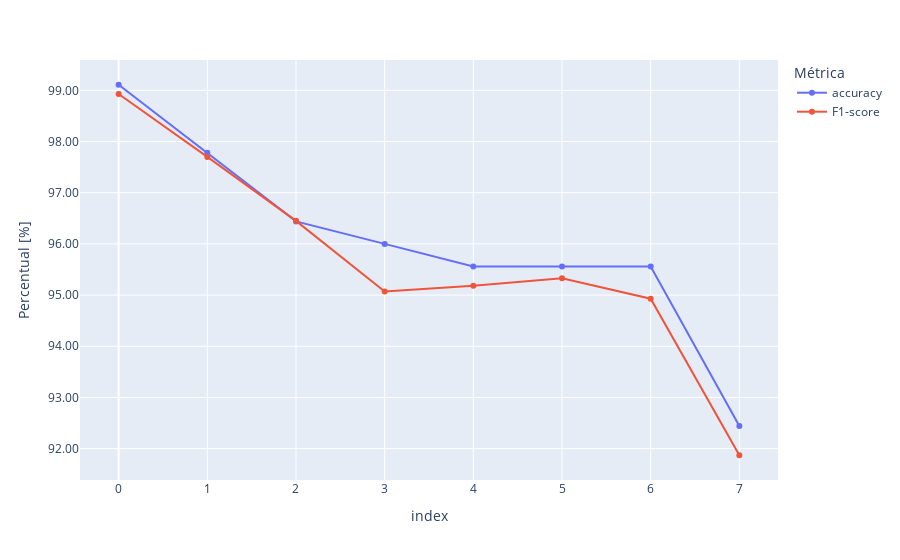

The notebook cell this image was saved under:
### Code cell
fig = px.line(df.sort_values(by="accuracy", ascending=False).reset_index().drop("index", axis=1), markers=True)
fig.update_layout(yaxis_title="Percentual [%]", legend_title="Métrica")
fig.update_layout(yaxis=dict(tickformat="0.2f"))

fig.show()

print(df)

print(hps)

### Figure 1 — Plotly figure (JSON) as saved in the notebook; plotly's stock layout.template omitted (floating-point values rounded to 4 significant figures)
{"data": [{"hovertemplate": "variable=accuracy<br>index=%{x}<br>value=%{y}<extra></extra>", "legendgroup": "accuracy", "line": {"color": "#636efa", "dash": "solid"}, "marker": {"symbol": "circle"}, "mode": "markers+lines", "name": "accuracy", "orientation": "v", "showlegend": true, "type": "scatter", "x": [0, 1, 2, 3, 4, 5, 6, 7], "xaxis": "x", "y": [99.11, 97.78, 96.44, 96, 95.56, 95.56, 95.56, 92.44], "yaxis": "y"}, {"hovertemplate": "variable=F1-score<br>index=%{x}<br>value=%{y}<extra></extra>", "legendgroup": "F1-score", "line": {"color": "#EF553B", "dash": "solid"}, "marker": {"symbol": "circle"}, "mode": "markers+lines", "name": "F1-score", "orientation": "v", "showlegend": true, "type": "scatter", "x": [0, 1, 2, 3, 4, 5, 6, 7], "xaxis": "x", "y": [98.93, 97.7, 96.45, 95.07, 95.18, 95.33, 94.93, 91.87], "yaxis": "y"}], "layout": {"legend": {"title": {"text": "Métrica"}, "tracegroupgap": 0}, "margin": {"t": 60}, "xaxis": {"anchor": "y", "domain": [0, 1], "title": {"text": "index"}}, "yaxis": {"anchor": "x", "domain": [0, 1], "tickformat": "0.2f", "title": {"text": "Percentual [%]"}}}}
